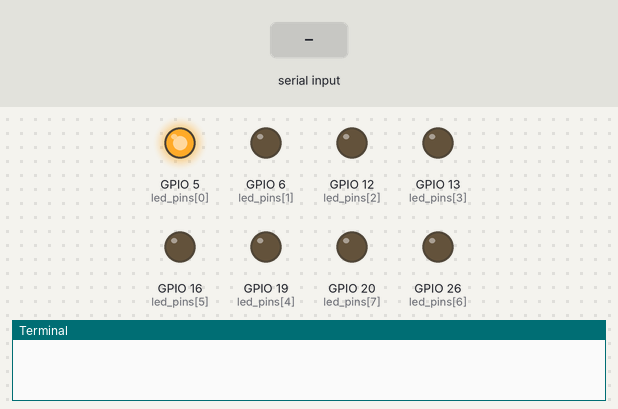
Simulated run of this program. Board: Raspberry Pi (BCM pin numbers). Shown: output pins drawn as LEDs (lit = HIGH), the last lines printed to the terminal. Dashed ring = blinking. Inputs (shaded band) come from the test bench. Web requests get an empty 200 reply after 0.4 s.

Above: at 2.41 s.
At 4.4 s:
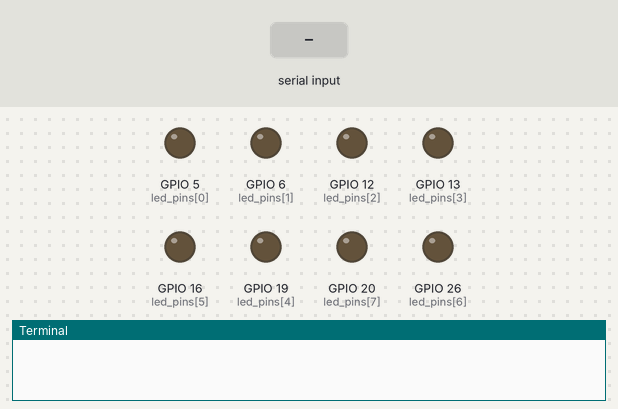
4.5 s: "5\n" received over the second serial link
At 6.57 s:
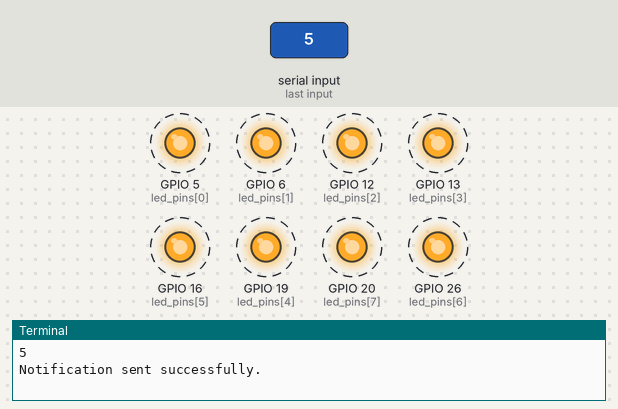
Timing chart, 0 to 14.1 s (numbered marks = the images above; inputs shaded):
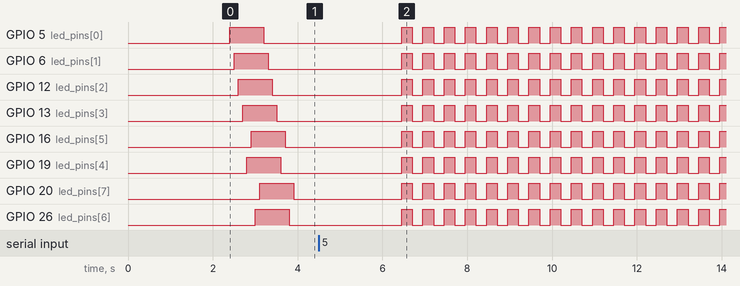

The program:

raspian.py
```python
#!/usr/bin/env python3

import serial
import requests
from time import sleep
import RPi.GPIO as GPIO

# Set GPIO mode
GPIO.setmode(GPIO.BCM)

# Define GPIO pins
led_pins = [5, 6, 12, 13, 19, 16, 26, 20]

def send_line_notify(token, message):
    url = "https://notify-api.line.me/api/notify"
    headers = {
        "Authorization": f"Bearer {token}",
        "Content-Type": "application/x-www-form-urlencoded",
    }
    payload = {"message": message}
    response = requests.post(url, headers=headers, params=payload)
    return response

# Line Notify Token
line_notify_token = "K5jvpbiJyIvJfgGr4CpoyNqGnzePRoVpHY0mFylp9SV"

car_license_plate = "อส 523354 นครราชสีมา"
message_start = f'🚕🚗🚙\nรถยนต์ทะเบียน\n"{car_license_plate}"\nสถานะ: ถูกสตาร์ท...✅'
response_start = send_line_notify(line_notify_token, message_start)

if __name__ == '__main__':
    ser = serial.Serial('/dev/ttyACM0', 9600, timeout=1)
    sleep(2)
    # Setup GPIO pins as output
    for led_pin in led_pins:
        GPIO.setup(led_pin, GPIO.OUT)
        GPIO.output(led_pin, GPIO.HIGH)
        sleep(0.1)
    # ser.reset_input_buffer()

    while True:
        if ser.in_waiting > 0:
            line = ser.readline().decode('utf-8').rstrip()
            print(line)

            if int(line) <= 6:
                message_accident = f'🚕🚗🚙\nรถยนต์ทะเบียน\n"{car_license_plate}"\nสถานะ: เกิดอุบัติเหตุ🚨❗'
                response_accident = send_line_notify(line_notify_token, message_accident)
                sleep(1)

                if response_accident.status_code == 200:
                    print("Notification sent successfully.")
                else:
                    print(f"Failed to send notification. Status code: {response_accident.status_code}")
                for _ in range(50):
                    for led_pin in led_pins:
                        GPIO.output(led_pin, GPIO.LOW)
                    sleep(0.25)
                    for led_pin in led_pins:
                        GPIO.output(led_pin, GPIO.HIGH)
                    sleep(0.25)

        for led_pin in led_pins:
            GPIO.output(led_pin, GPIO.LOW)
            sleep(0.1)
```

Measured:
- after the input at 4.5 s, GPIO 5 (led_pins[0]), GPIO 6 (led_pins[1]), GPIO 12 (led_pins[2]), GPIO 13 (led_pins[3]), GPIO 16 (led_pins[5]), GPIO 19 (led_pins[4]), GPIO 20 (led_pins[7]), GPIO 26 (led_pins[6]): alternates HIGH for 0.25 s and LOW for 0.25 s, starting after 2.0 s
